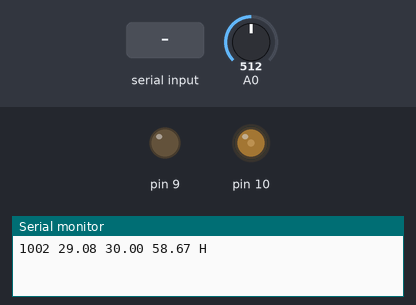
This sketch was run on a simulated Arduino Uno, built with avr-gcc and run on an emulated ATmega328P. Parts: output pins drawn as LEDs (lit = HIGH), the last lines printed to the serial monitor. The test bench sets the inputs (shaded band); at power-on: A0 = 512.

Above: at 1.2 s.
1.3 s: A0 set to 716
At 2.9 s:
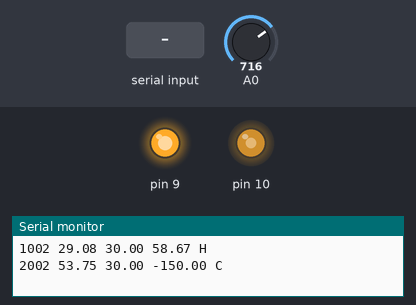
3.5 s: "90,45\n" received over Serial
At 4.4 s:
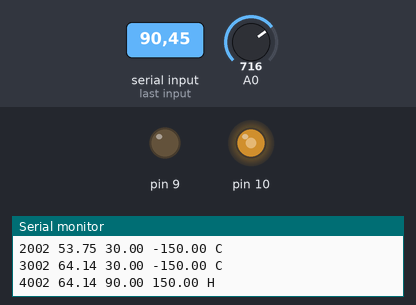
5.5 s: "auto\n" received over Serial
At 7.1 s:
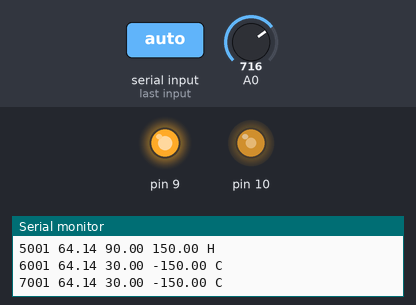
7.5 s: A0 set to 20
At 8.7 s:
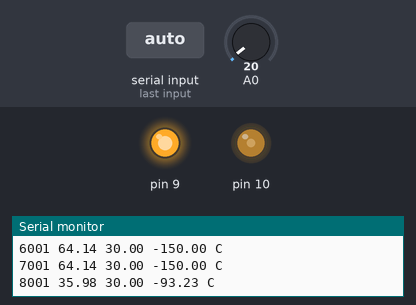
10.5 s: "0\n" received over Serial
At 12.2 s:
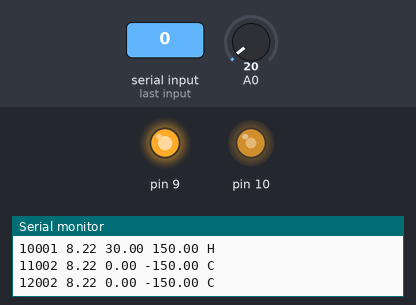
12.5 s: A0 set to 0
At 18.7 s:
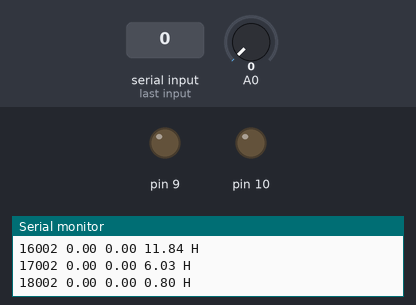
Timing chart, 0 to 21.5 s (numbered marks = the images above; inputs shaded):
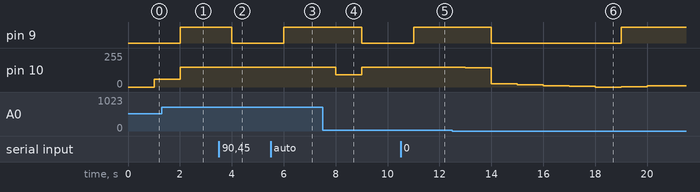

Measured:
- after the input at 1.3 s, pin 9: LOW → HIGH after 0.70 s
- after the input at 3.5 s, pin 9: HIGH → LOW after 0.50 s
- after the input at 5.5 s, pin 9: LOW → HIGH after 0.50 s
- after the input at 7.5 s, pin 9: HIGH → LOW after 1.5 s; pin 10: 150/255 → 93/255 after 0.50 s, → 150/255 1.0 s later
- after the input at 10.5 s, pin 9: LOW → HIGH after 0.50 s
- after the input at 12.5 s, pin 9: HIGH → LOW after 1.5 s, → HIGH 5.0 s later; pin 10: 150/255 → 146/255 after 0.50 s, → 25/255 1.0 s later, → 18/255 1.0 s later, → 11/255 1.0 s later, … (9 changes in this stretch)

The sketch:

controller_LUT_v2.ino
```cpp
#include <avr/pgmspace.h>
#include <math.h>  // for isnan()

// ---------------- Host override state (NEW) ----------------
bool host_override = false;     // when true, host controls set_point
float host_setpoint = 30.0;     // last value received from host
// ----------------------------------------------------------

struct Controller{
  float P;
  float I;
  float D;

  float last_error;
  float last_temp;
  float sum_error;

  float M;
  float C;

  float (*output)(struct Controller*, float, float); // (this, temp, setpoint) -> output
};

float PID_OUT(struct Controller* self, float temp, float set_point){
  float error = set_point - temp;
  float bias_err = (error - 0.1 * self->last_error)/10;

  self->sum_error = self->sum_error + abs(error/1.5)* abs( error/1.5) * error/1.5 * exp(-error*error*3/1.5)*14;
  if(self->sum_error > 0){
    self->sum_error = min(20, self->sum_error);
  }else{
    self->sum_error = max(-20, self->sum_error);
  }

  float out_P = self->P * ( abs(error) * error + error * 5) + self->M * temp + self->C;
  float out_I = self->I * self->sum_error * exp(- abs( bias_err ));
  float out_D = self->D * bias_err * exp(-error*error/36);
  float out = out_P + out_I + out_D;

  self->last_error = self->last_error*0.9 + error;
  self->last_temp = temp;
  return out;
}

float read_temp(){
  float v = analogRead(A0) * (5.13 / 1024.0);
  float res = ((5.13 - v) * 7400) / v; // solved for R1 in voltage divider.
  float TA = 24.;//c
  float TB = 45.5;//c
  float RA = 10260;//ohm
  float RB = 4240;//ohm

  float B = log(RA / RB) * (1 / ((1 / TA) - (1 / TB)));

  float temp = 1 / ((log(res / RB) / B) + (1 / TB));
  return temp;
}

void printState(unsigned long TimeStamp, float CurrentTemp, float TargetTemp, float PIDOutput){
  Serial.print(TimeStamp);
  Serial.print(" ");
  Serial.print(CurrentTemp);
  Serial.print(" ");
  Serial.print(TargetTemp);
  Serial.print(" ");
  Serial.print(PIDOutput);
  Serial.print(" ");
  if (PIDOutput > 0) {
    Serial.println("H");
  } else {
    Serial.println("C");
  }
}

struct Controller stabilizer = (struct Controller){
  .P = 2.0,
  .I = 0.1,
  .D = 300,

  .last_error = 0,
  .last_temp = 0,
  .sum_error = 0,

  // OUTPUT = M * (Temp) + C
  // Numbers are obtained by fitting temperature vs output data
  .M = 2.31,
  .C = -46.35,

  .output = &PID_OUT
};

float set_point = 30;
float temp_sum = 0;
bool isSafe = true;
bool startCyc = false;
unsigned long startTime = 0;
unsigned int counter = 0;

// LUT for temperture. Use matlab to generate the table.
const PROGMEM double lookupTable[] = {
    42.00, 42.00, 42.00, 42.00, 42.00, 42.00, 42.00, 42.00, 42.00, 42.00,
    30.00, 30.00, 30.00, 30.00, 30.00, 30.00, 30.00, 30.00, 30.00, 30.00,
};

const int dt = 60;  // Time interval between the LUT (seconds)
const unsigned long period = dt*sizeof(lookupTable) / sizeof(lookupTable[0]); // seconds

void setup() {
  Serial.begin(9600);
  Serial.setTimeout(5);  // NEW: keep readStringUntil from blocking long
  pinMode(9, OUTPUT);
  pinMode(10, OUTPUT);
}

//---------------------------------------------------------
unsigned long TimeStamp = 0; // time since start in ms, used only for printing state
unsigned long prgm_count = 0;
unsigned long NextTime = 1000;

void loop() {
  TimeStamp = millis();

  if(TimeStamp > NextTime){
    on_second();
    NextTime = NextTime + 1000; // next second
    prgm_count = 0;
  }

  on_centisecond();
  delay(1);
  prgm_count++;
}

void on_second(){

  float temp = prgm_count > 0 ? (temp_sum / prgm_count) : temp_sum;
  temp_sum = 0;

  // --------- Read ALL complete lines from serial (non-blocking, latching) ---------
  while (Serial.available() > 0) {
    String line = Serial.readStringUntil('\n');
    line.trim();
    if (line.length() == 0) continue;

    if (line.equalsIgnoreCase("start")) {
      startCyc = true;
      startTime = millis();
    } else if (line.equalsIgnoreCase("end")) {
      startCyc = false;
      // keep host_override as-is; send "auto" to relinquish host control
    } else if (line.equalsIgnoreCase("auto")) {
      host_override = false;   // release to Arduino control (LUT/idle)
    } else {
      // numeric setpoint from host (e.g., "42" or "42.0")
      float maybe = line.toFloat();
      if (!isnan(maybe) && maybe > -50 && maybe < 150) {
        host_setpoint = maybe;
        host_override = true;  // latch host control until "auto" is received
      }
    }
  }

  // --------- Decide set_point once, AFTER serial parsing ---------
  if (host_override) {
    set_point = host_setpoint;           // Host wins; no flicker
  } else if (startCyc) {
    update_target();                     // LUT mode sets set_point
  } else {
    set_point = 30.0;                    // Idle fallback
  }

  // --------- PID and safety (unchanged) ---------
  float output = stabilizer.output(&stabilizer, temp, set_point);

  if (abs( output) > 80) {
    counter++;
  } else {
    counter = 0;
  }

  if (Serial.availableForWrite() < 35 || counter > 400){
    isSafe = false;
  }

  if (isSafe){
    if (output > 0) {
      output = min(150, output);
    } else {
      output = max(-150, output);
    }
  } else { // If something goes wrong, set the output to 0
    output = 0;
  }
  digitalWrite(9, (output > 0) ? LOW : HIGH);
  analogWrite(10, abs(output));
  printState(TimeStamp, temp, set_point, output);
  TimeStamp++;
}

//------
void update_target(){
  unsigned long TimeDiff = (TimeStamp-startTime)/1000;
  unsigned long rem = TimeDiff % period;
  unsigned int quo = rem / dt;
  set_point = pgm_read_float(&lookupTable[quo]);
}

//---------------------------------------------------------
void on_centisecond(){
  temp_sum += read_temp();
}
```

controller.cpp
```cpp
struct Controller{
  float P;
  float I;
  float D;

  float last_error;
  float sum_error;

  float (*output)(struct Controller*, float, float); // (this, temp, setpoint) -> output
};

float PID_OUT(struct Controller* self, float temp, float set_point){
  float error = set_point - temp;

  self->sum_error = self->sum_error + self->I * error;
  if(self->sum_error > 0){
    self->sum_error = min(200, self->sum_error);
  }else{
    self->sum_error = max(-200, self->sum_error);
  }

  if(abs(error) > 5){
    self->sum_error = 0;
  }

  float out = (self->P * error) + self->sum_error + (self->D * (error - self->last_error));
  self->last_error = error;
  return out;
}


float read_temp(){
  float v = analogRead(A0) * (5 / 1024.0);

  float res = ((5 - v) * 90000) / v; // solved for R1 in voltage divider.

  float TA = 25;//c
  float TB = 35;//c
  float RA = 100000;//ohm
  float RB = 65000;//ohm

  float B = log(RA / RB) * (1 / ((1 / TA) - (1 / TB)));

  float temp = 1 / ((log(res / RB) / B) + (1 / TB));
  return temp;
}


struct Controller stabilizer = (struct Controller){
  .P = 50,
  .I = 1,
  .D = 0,

  .last_error = 0,
  .sum_error = 0,

  .output = &PID_OUT
};


float set_point = 30;
float temp_sum = 0;


//---------------------------------------------------------
void on_second(){
  float temp = temp_sum / 100;
  temp_sum = 0;

  while(Serial.available()){
    set_point = Serial.parseInt();
  }


  float output = stabilizer.output(&stabilizer, temp, set_point);

  digitalWrite(9, (output > 0) ? LOW : HIGH);
  analogWrite(10, min(150, abs(output)));

  Serial.print("Temp: "); Serial.print(temp); Serial.print(" ");
  Serial.print("SetPoint: "); Serial.print(set_point); Serial.print(" ");
  Serial.print("PID: "); Serial.print(output / 10); Serial.print(" ");
  Serial.println("");

}

//---------------------------------------------------------

void on_centisecond(){
  temp_sum += read_temp();
}

// ----------

int prgm_count = 0;
void loop() {
  if(prgm_count % 100 == 0){
    on_second();
    prgm_count = 0;
  }

  on_centisecond();
  delay(10);
  prgm_count++;
}


void setup() {
  Serial.begin(9600);
  pinMode(9, OUTPUT);
  pinMode(10, OUTPUT);
}
```
